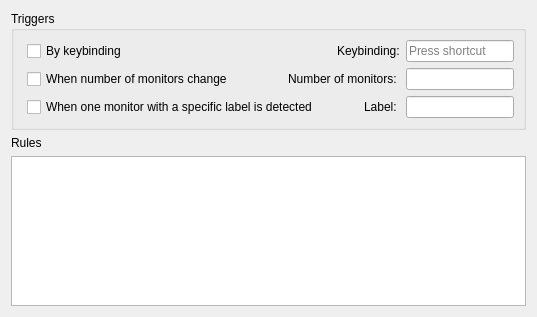
       <widget class="QWidget" name="tab_2">
        <attribute name="title">
         <string>Configuration 2</string>
        </attribute>
        <layout class="QVBoxLayout" name="verticalLayout_15">
         <item>
          <layout class="QVBoxLayout" name="verticalLayout_4">
           <property name="sizeConstraint">
            <enum>QLayout::SetDefaultConstraint</enum>
           </property>
           <item>
            <widget class="QGroupBox" name="groupBox_2">
             <property name="title">
              <string>Triggers</string>
             </property>
             <layout class="QVBoxLayout" name="verticalLayout_7">
              <item>
               <layout class="QHBoxLayout" name="horizontalLayout_12">
                <property name="leftMargin">
                 <number>4</number>
                </property>
                <item>
                 <widget class="QCheckBox" name="kcfg_conf2_trigger_keybinding">
                  <property name="enabled">
                   <bool>true</bool>
                  </property>
                  <property name="text">
                   <string>By keybinding</string>
                  </property>
                 </widget>
                </item>
                <item>
                 <spacer name="horizontalSpacer_8">
                  <property name="orientation">
                   <enum>Qt::Horizontal</enum>
                  </property>
                  <property name="sizeHint" stdset="0">
                   <size>
                    <width>40</width>
                    <height>20</height>
                   </size>
                  </property>
                 </spacer>
                </item>
                <item>
                 <widget class="QLabel" name="label_20">
                  <property name="text">
                   <string>Keybinding:</string>
                  </property>
                 </widget>
                </item>
                <item>
                 <widget class="QKeySequenceEdit" name="kcfg_conf2_keybinding">
                  <property name="sizePolicy">
                   <sizepolicy hsizetype="Fixed" vsizetype="Fixed">
                    <horstretch>0</horstretch>
                    <verstretch>0</verstretch>
                   </sizepolicy>
                  </property>
                 </widget>
                </item>
               </layout>
              </item>
              <item>
               <layout class="QHBoxLayout" name="horizontalLayout_9">
                <property name="leftMargin">
                 <number>4</number>
                </property>
                <item>
                 <widget class="QCheckBox" name="kcfg_conf2_trigger_nmonitors">
                  <property name="enabled">
                   <bool>true</bool>
                  </property>
                  <property name="text">
                   <string>When number of monitors change</string>
                  </property>
                 </widget>
                </item>
                <item>
                 <spacer name="horizontalSpacer_9">
                  <property name="orientation">
                   <enum>Qt::Horizontal</enum>
                  </property>
                  <property name="sizeHint" stdset="0">
                   <size>
                    <width>40</width>
                    <height>20</height>
                   </size>
                  </property>
                 </spacer>
                </item>
                <item>
                 <widget class="QLabel" name="label_16">
                  <property name="text">
                   <string>Number of monitors: </string>
                  </property>
                  <property name="alignment">
                   <set>Qt::AlignRight|Qt::AlignTrailing|Qt::AlignVCenter</set>
                  </property>
                 </widget>
                </item>
                <item>
                 <widget class="QLineEdit" name="kcfg_conf2_nmonitors">
                  <property name="sizePolicy">
                   <sizepolicy hsizetype="Fixed" vsizetype="Fixed">
                    <horstretch>0</horstretch>
                    <verstretch>0</verstretch>
                   </sizepolicy>
                  </property>
                  <property name="inputMask">
                   <string>9</string>
                  </property>
                 </widget>
                </item>
               </layout>
              </item>
              <item>
               <layout class="QHBoxLayout" name="horizontalLayout_13">
                <property name="leftMargin">
                 <number>4</number>
                </property>
                <item>
                 <widget class="QCheckBox" name="kcfg_conf2_trigger_monitor_name">
                  <property name="enabled">
                   <bool>true</bool>
                  </property>
                  <property name="text">
                   <string>When one monitor with a specific label is detected</string>
                  </property>
                 </widget>
                </item>
                <item>
                 <spacer name="horizontalSpacer_10">
                  <property name="orientation">
                   <enum>Qt::Horizontal</enum>
                  </property>
                  <property name="sizeHint" stdset="0">
                   <size>
                    <width>40</width>
                    <height>20</height>
                   </size>
                  </property>
                 </spacer>
                </item>
                <item>
                 <widget class="QLabel" name="label_21">
                  <property name="sizePolicy">
                   <sizepolicy hsizetype="Fixed" vsizetype="Preferred">
                    <horstretch>0</horstretch>
                    <verstretch>0</verstretch>
                   </sizepolicy>
                  </property>
                  <property name="text">
                   <string>Label: </string>
                  </property>
                 </widget>
                </item>
                <item>
                 <widget class="QLineEdit" name="kcfg_conf2_monitor_name">
                  <property name="sizePolicy">
                   <sizepolicy hsizetype="Fixed" vsizetype="Fixed">
                    <horstretch>0</horstretch>
                    <verstretch>0</verstretch>
                   </sizepolicy>
                  </property>
                 </widget>
                </item>
               </layout>
              </item>
             </layout>
            </widget>
           </item>
           <item>
            <widget class="QLabel" name="label_8">
             <property name="text">
              <string>Rules</string>
             </property>
            </widget>
           </item>
           <item>
            <widget class="QPlainTextEdit" name="kcfg_conf2_rules">
             <property name="sizePolicy">
              <sizepolicy hsizetype="Expanding" vsizetype="Fixed">
               <horstretch>0</horstretch>
               <verstretch>10</verstretch>
              </sizepolicy>
             </property>
             <property name="maximumSize">
              <size>
               <width>16777215</width>
               <height>150</height>
              </size>
             </property>
            </widget>
           </item>
          </layout>
         </item>
        </layout>
       </widget>
